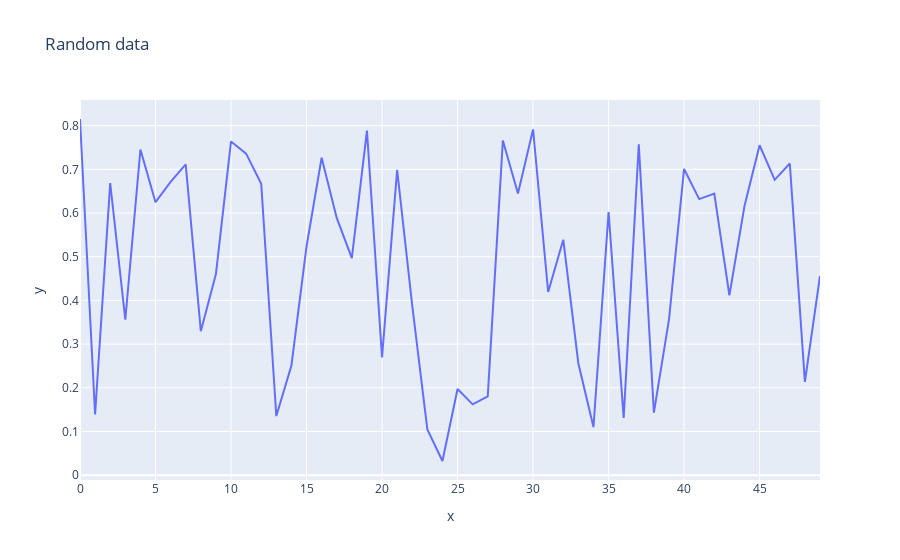

The cell this chart's notebook holds for it:
### Markdown cell above
PLOTLY

### Code cell
import plotly.express as px
import numpy as np
x=np.arange(50)
y=np.sin(np.random.rand(50))
print(x)
print(y)
px.line(x=x,y=y,title='Random data')

### Figure 1 — Plotly figure (JSON) as saved in the notebook; plotly's stock layout.template omitted (floating-point values rounded to 4 significant figures)
{"data": [{"hovertemplate": "x=%{x}<br>y=%{y}<extra></extra>", "legendgroup": "", "line": {"color": "#636efa", "dash": "solid"}, "marker": {"symbol": "circle"}, "mode": "lines", "name": "", "orientation": "v", "showlegend": false, "type": "scatter", "x": [0, 1, 2, 3, 4, 5, 6, 7, 8, 9, 10, 11, 12, 13, 14, 15, 16, 17, 18, 19, 20, 21, 22, 23, 24, 25, 26, 27, 28, 29, 30, 31, 32, 33, 34, 35, 36, 37, 38, 39, 40, 41, 42, 43, 44, 45, 46, 47, 48, 49], "xaxis": "x", "y": [0.8153, 0.1387, 0.6688, 0.3557, 0.7456, 0.6248, 0.6713, 0.7116, 0.3296, 0.4604, 0.764, 0.7361, 0.667, 0.1352, 0.2511, 0.5235, 0.7266, 0.5889, 0.4966, 0.7889, 0.2697, 0.699, 0.3881, 0.1048, 0.03235, 0.1973, 0.162, 0.1803, 0.7663, 0.645, 0.7914, 0.4193, 0.539, 0.2557, 0.11, 0.6025, 0.1309, 0.7571, 0.1432, 0.3558, 0.701, 0.6319, 0.6445, 0.4117, 0.6161, 0.7552, 0.6761, 0.7135, 0.2136, 0.4562], "yaxis": "y"}], "layout": {"legend": {"tracegroupgap": 0}, "title": {"text": "Random data"}, "xaxis": {"anchor": "y", "domain": [0, 1], "title": {"text": "x"}}, "yaxis": {"anchor": "x", "domain": [0, 1], "title": {"text": "y"}}}}
